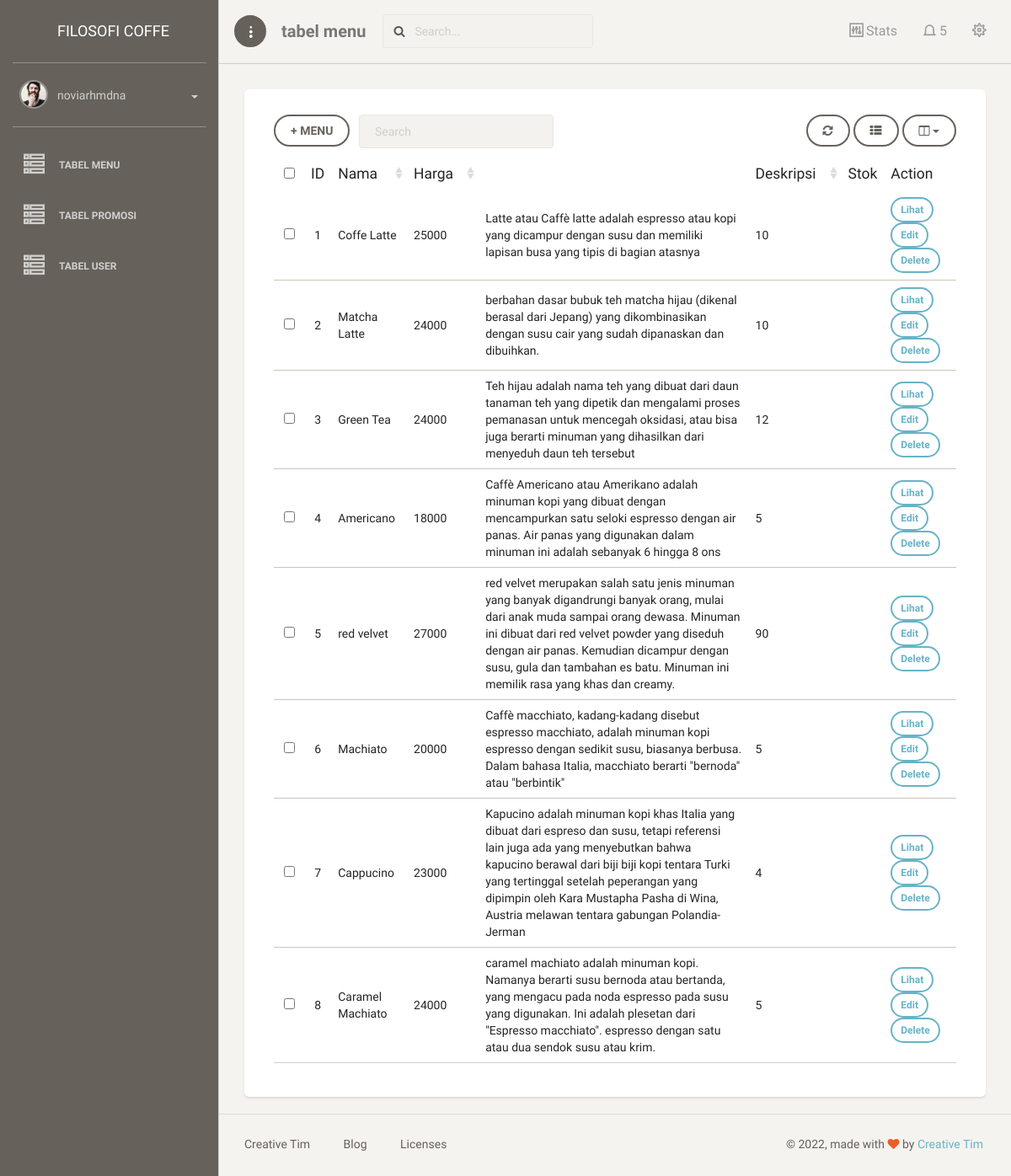
The app's page /dashboard/menu/ (signed in) with its own data.
### menu/models.py (models this page shows, shortened)
class Menu(models.Model):
    nama = models.CharField(max_length=30)
    harga = models.IntegerField()
    deskripsi = models.TextField()
    stok =models.IntegerField()
    menu_image = models.ImageField(null=True, blank=True, upload_to="images/")

### menu/views.py (the view)
# urls.py: path('dashboard/', include('menu.urls')),
@login_required
def menu(request):
    template_name = "back/tabel_menu.html"
    menu = Menu.objects.all()
    context = {
        'title' : 'tabel menu',
         'menu' : menu,
    }
    return render(request, template_name, context)

### templates/back/tabel_menu.html (shortened to what this page needs)
{% extends 'back/base.html' %}
{% block content %}
<div class="content">
    <div class="container-fluid">
        <div class="row">
            <div class="col-md-12">
                <div class="card">
                    <div class="card-content">
                        <div class="toolbar">
                            <a class="btn" href="{% url 'tambah_menu' %}">+ MENU</a> &ensp;
                        </div>
                        <table id="bootstrap-table" class="table">
                            <thead>
                                <th data-field="id" class="text-center">ID</th>
                                <th data-field="nama" data-sortable="true">Nama</th>
                                <th data-field="harga" data-sortable="true">Harga</th>
                                <th data-field="deskripsi" data-sortable="true">Deskripsi</th>
                                <th data-field="stok">Stok</th>
                                <th> Action </th>
                            </thead>
                            <tbody>
                                {% for a in menu %}
                                <tr>
                                    <td>{{forloop.counter}}</td>
                                    <td>{{a.nama}}</td>
                                    <td>{{a.harga}}</td>
                                    <td>{{a.deskripsi}}</td>
                                    <td>{{a.stok}}</td>
                                    <td></td>
                                    <td>
                                        <a class ="btn btn-sm btn-info" href="{% url 'lihat_menu' a.id %}">Lihat</a>
                                        <a  class ="btn btn-sm btn-info" href="{% url 'edit_menu' a.id %}">Edit</a>
                                        <a onclick="return confirm('delete menu?');" class ="btn btn-sm btn-info" href="{% url 'delete_menu' a.id %}">Delete</a>
                                    </td>
                                </tr>
                                {% endfor %}
                            </tbody>
                        </table>
                    </div>
                </div>
            </div>
        </div>
    </div>
</div>
{% endblock content %}

### templates/back/base.html (shortened to what this page needs)
{% load static %}
<!doctype html>
<html lang="en">
<head>
    <link href="{% static 'back/css/bootstrap.min.css' %}" rel="stylesheet" />
    <link href="{% static 'back/css/paper-dashboard.css' %}" rel="stylesheet"/>
    <link href="{% static 'back/css/demo.css' %}" rel="stylesheet" />
    <link href="https://maxcdn.bootstrapcdn.com/font-awesome/latest/css/font-awesome.min.css" rel="stylesheet">
    <link href="{% static 'back/css/themify-icons.css' %}" rel="stylesheet">
</head>
<body>
	<div class="wrapper">
		<div class="sidebar" data-background-color="brown" data-active-color="danger">
			<div class="logo">
				<a href="https://www.creative-tim.com" class="simple-text logo-normal">
					Filosofi Coffe
				</a>
			</div>
			{% include 'back/menu.html' %}
	    </div>
	    <div class="main-panel">
			<nav class="navbar navbar-default">
	            <div class="container-fluid">
					<div class="navbar-minimize">
						<button id="minimizeSidebar" class="btn btn-fill btn-icon"><i class="ti-more-alt"></i></button>
					</div>
	                <div class="navbar-header">
	                    <a class="navbar-brand" href="#datatable">{{title}}</a>
	                </div>
	                <div class="collapse navbar-collapse">
						<form class="navbar-form navbar-left navbar-search-form" role="search">
	    					<div class="input-group">
	    						<span class="input-group-addon"><i class="fa fa-search"></i></span>
	    						<input type="text" value="" class="form-control" placeholder="Search...">
	    					</div>
	    				</form>
	                    <ul class="nav navbar-nav navbar-right">
	                        <li>
	                            <a href="#stats" class="dropdown-toggle btn-magnify" data-toggle="dropdown">
	                                <i class="ti-panel"></i>
									<p>Stats</p>
	                            </a>
	                        </li>
	                        <li class="dropdown">
	                            <a href="#notigfications" class="dropdown-toggle" data-toggle="dropdown">
	                                <i class="ti-bell"></i>
	                                <span class="notification">5</span>
	                            </a>
	                        </li>
							<li>
	                            <a href="#settings" class="btn-rotate">
									<i class="ti-settings"></i>
	                            </a>
	                        </li>
	                    </ul>
	                </div>
	            </div>
	        </nav>
			{% block content %}
			{% endblock content %}
	        <footer class="footer">
	            <div class="container-fluid">
	                <nav class="pull-left">
	                    <ul>
	                        <li>
	                            <a href="https://www.creative-tim.com">
	                                Creative Tim
	                            </a>
	                        </li>
	                        <li>
	                            <a href="https://blog.creative-tim.com">
	                               Blog
	                            </a>
	                        </li>
	                        <li>
	                            <a href="https://www.creative-tim.com/license">
	                                Licenses
	                            </a>
	                        </li>
	                    </ul>
	                </nav>
					<div class="copyright pull-right">
	                    &copy; <script>document.write(new Date().getFullYear())</script>, made with <i class="fa fa-heart heart"></i> by <a href="https://www.creative-tim.com">Creative Tim</a>
	                </div>
	            </div>
	        </footer>
	    </div>
	</div>
</body>
</html>

### templates/back/menu.html (shortened to what this page needs)
{% load static %}
<div class="sidebar-wrapper">
    <div class="user">
        <div class="photo">
            <img src="{% static 'back/img/faces/face-2.jpg' %}" />
        </div>
        <div class="info">
            <a data-toggle="collapse" href="#collapseExample" class="collapsed">
                <span>
                    {{user}}
                    <b class="caret"></b>
                </span>
            </a>
        </div>
    </div>
    <ul class="nav">
        <li>
            <a href="{% url 'tabel_menu' %}">
                <i class="ti-view-list-alt"></i>
                <p>Tabel Menu</p>
            </a>
        </li>
        <li>
            <a href="{% url 'tabel_promosi' %}">
                <i class="ti-view-list-alt"></i>
                <p>Tabel Promosi</p>
            </a>
        </li>
        {% if request.session.is_operator == 'operator' %}
        <li>
            <a href="{% url 'tabel_users' %}">
                <i class="ti-view-list-alt"></i>
                <p>Tabel User</p>
            </a>
        </li>
        {% endif %}
    </ul>
</div>

### records on screen
Menu: nama "Coffe Latte", harga "25000", deskripsi "Latte atau Caffè latte adalah espresso atau kopi yang dicampur dengan susu dan memiliki lapisan busa yang tipis di bagian atasnya", stok "10"
Menu: nama "Matcha Latte", harga "24000", deskripsi "berbahan dasar bubuk teh matcha hijau (dikenal berasal dari Jepang) yang dikombinasikan dengan susu cair yang sudah dipanaskan dan dibuihkan.", stok "10"
Menu: nama "Green Tea", harga "24000", deskripsi "Teh hijau adalah nama teh yang dibuat dari daun tanaman teh yang dipetik dan mengalami proses pemanasan untuk mencegah oksidasi, atau bisa juga berarti minuman yang dihasilkan dari menyeduh daun teh tersebut", stok "12"
Menu: nama "Americano", harga "18000", deskripsi "Caffè Americano atau Amerikano adalah minuman kopi yang dibuat dengan mencampurkan satu seloki espresso dengan air panas. Air panas yang digunakan dalam minuman ini adalah sebanyak 6 hingga 8 ons", stok "5"
Menu: nama "red velvet", harga "27000", deskripsi "red velvet merupakan salah satu jenis minuman yang banyak digandrungi banyak orang, mulai dari anak muda sampai orang dewasa. Minuman ini dibuat dari red velvet powder yang diseduh dengan air panas. Kemudian dicampur dengan susu, gula dan tambahan es batu. Minuman ini memilik rasa yang khas dan creamy.", stok "90"
Menu: nama "Machiato", harga "20000", deskripsi "Caffè macchiato, kadang-kadang disebut espresso macchiato, adalah minuman kopi espresso dengan sedikit susu, biasanya berbusa. Dalam bahasa Italia, macchiato berarti \"bernoda\" atau \"berbintik\"", stok "5"
Menu: nama "Cappucino", harga "23000", deskripsi "Kapucino adalah minuman kopi khas Italia yang dibuat dari espreso dan susu, tetapi referensi lain juga ada yang menyebutkan bahwa kapucino berawal dari biji biji kopi tentara Turki yang tertinggal setelah peperangan yang dipimpin oleh Kara Mustapha Pasha di Wina, Austria melawan tentara gabungan Polandia-Jerman", stok "4"
Menu: nama "Caramel Machiato", harga "24000", deskripsi "caramel machiato adalah minuman kopi. Namanya berarti susu bernoda atau bertanda, yang mengacu pada noda espresso pada susu yang digunakan. Ini adalah plesetan dari \"Espresso macchiato\". espresso dengan satu atau dua sendok susu atau krim.", stok "5"

### other values on screen
{{ user }} "noviarhmdna"
{{ title }} "tabel menu"
